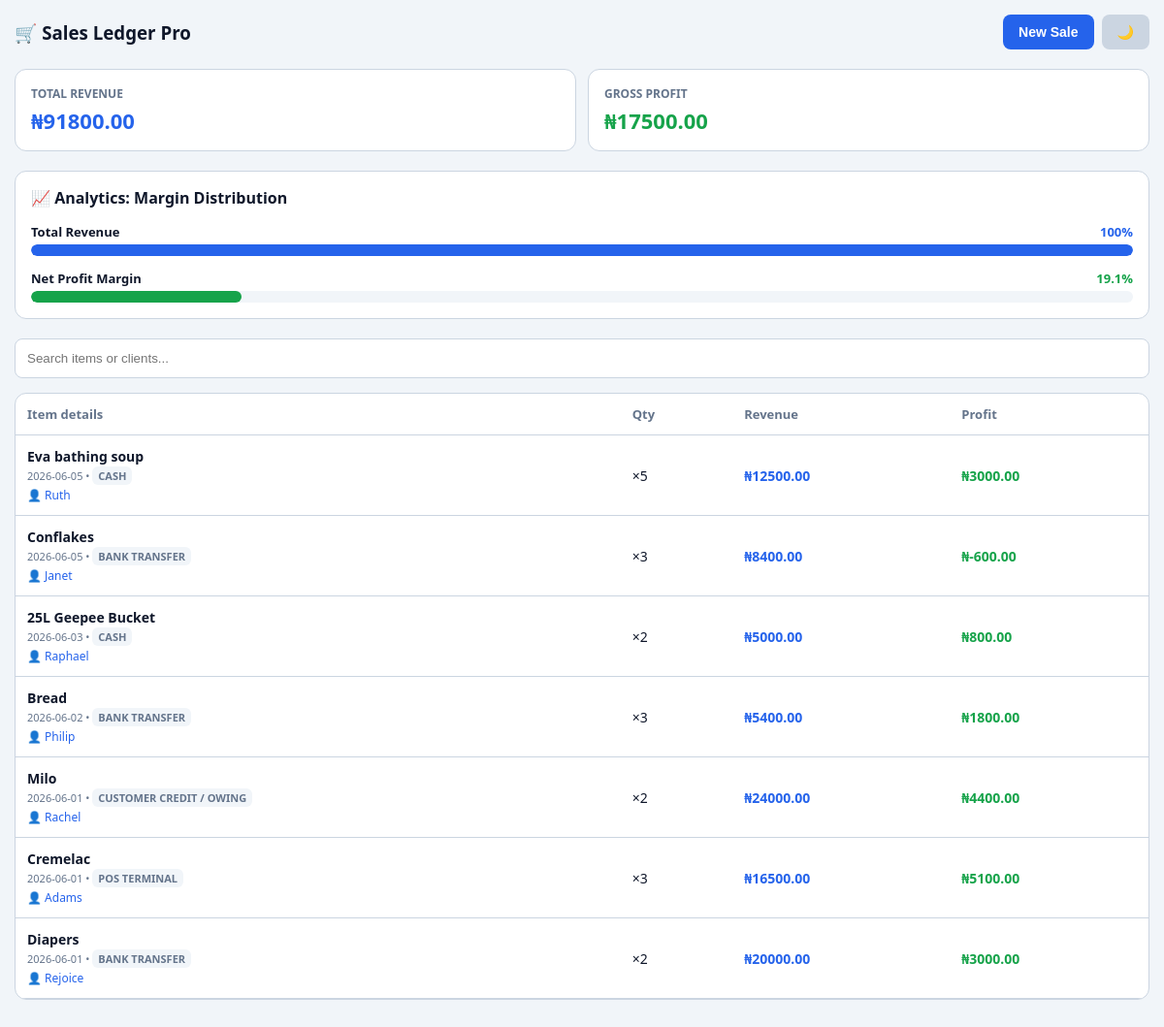
The page / on the database its author committed.
### records/models.py (models this page shows, shortened)
class SalesRecord(models.Model):
    PAYMENT_METHODS = [
        ('CASH', 'Cash'),
        ('TRANSFER', 'Bank Transfer'),
        ('POS', 'POS Terminal'),
        ('CREDIT', 'Customer Credit / Owing'),
    ]
    date = models.DateField(default=timezone.now)
    item_name = models.CharField(max_length=255)
    quantity = models.PositiveIntegerField(default=1)
    cost_price_per_item = models.DecimalField(max_digits=12, decimal_places=2)
    selling_price_per_item = models.DecimalField(max_digits=12, decimal_places=2)
    payment_method = models.CharField(max_length=10, choices=PAYMENT_METHODS, default='TRANSFER')
    customer_name = models.CharField(max_length=150, blank=True, null=True)
    @property
    def total_revenue(self):
        return self.selling_price_per_item * self.quantity
    @property
    def total_cost(self):
        return self.cost_price_per_item * self.quantity
    @property
    def net_profit(self):
        return self.total_revenue - self.total_cost

### records/views.py (the view)
# urls.py: path('', dashboard, name='dashboard'),
def dashboard(request):
    if request.method == 'POST':
        form = SalesRecordForm(request.POST)
        if form.is_valid():
            form.save()
            return redirect('dashboard')
    else:
        form = SalesRecordForm()
    sales = SalesRecord.objects.all().order_by('-date', '-id')
    total_revenue = 0.0
    total_profit = 0.0
    chart_labels = []
    chart_revenue = []
    chart_profit = []
    for sale in reversed(list(sales[:5])):
        chart_labels.append(sale.item_name)
        chart_revenue.append(float(sale.total_revenue))
        chart_profit.append(float(sale.net_profit))
    for sale in sales:
        total_revenue += float(sale.total_revenue)
        total_profit += float(sale.net_profit)
    context = {
        'form': form,
        'sales': sales,
        'total_revenue': total_revenue,
        'total_profit': total_profit,
        'chart_labels': json.dumps(chart_labels),
        'chart_revenue': json.dumps(chart_revenue),
        'chart_profit': json.dumps(chart_profit),
    }
    return render(request, 'dashboard.html', context)

### records/forms.py
class SalesRecordForm(forms.ModelForm):
    class Meta:
        model = SalesRecord
        fields = ['date', 'item_name', 'quantity', 'cost_price_per_item', 'selling_price_per_item', 'payment_method', 'customer_name']
        widgets = {
            'date': forms.DateInput(attrs={'type': 'date'}),
        }

### templates/dashboard.html (shortened to what this page needs)
<!DOCTYPE html>
<html lang="en">
<head>
</head>
<body>
    <div class="header">
        <h3 style="margin:0;">🛒 Sales Ledger Pro</h3>
        <div style="display:flex; gap:8px;">
            <button class="btn btn-primary" id="toggleForm">New Sale</button>
            <button class="btn btn-theme" id="toggleTheme">🌙</button>
        </div>
    </div>
    <div class="metrics">
        <div class="card" style="margin-bottom:0;">
            <div style="color: var(--muted); font-size: 12px; font-weight:600; text-transform:uppercase;">Total Revenue</div>
            <div class="val text-primary" id="finalRevenue">₦{{ total_revenue|floatformat:2 }}</div>
        </div>
        <div class="card" style="margin-bottom:0;">
            <div style="color: var(--muted); font-size: 12px; font-weight:600; text-transform:uppercase;">Gross Profit</div>
            <div class="val text-success" id="finalProfit">₦{{ total_profit|floatformat:2 }}</div>
        </div>
    </div>
    <div class="card">
        <h4 style="margin-top:0; margin-bottom:5px;">📈 Analytics: Margin Distribution</h4>
        <div class="chart-container">
            <div class="chart-row">
                <div class="chart-label"><span>Total Revenue</span><span class="text-primary">100%</span></div>
                <div class="bar-track"><div class="bar-fill bar-revenue" style="width: 100%;"></div></div>
            </div>
            <div class="chart-row">
                <div class="chart-label"><span>Net Profit Margin</span><span class="text-success" id="marginLabel">0%</span></div>
                <div class="bar-track"><div class="bar-fill bar-profit" id="profitBar" style="width: 0%;"></div></div>
            </div>
        </div>
    </div>
    <input type="text" id="search" class="search-bar" placeholder="Search items or clients...">
    <div class="card" style="padding: 0; overflow-x: auto;">
        <table>
            <thead>
                <tr>
                    <th>Item details</th>
                    <th>Qty</th>
                    <th>Revenue</th>
                    <th>Profit</th>
                </tr>
            </thead>
            <tbody id="salesTable">
                {% for s in sales %}
                <tr class="sale-row" data-search="{{ s.item_name|lower }} {{ s.customer_name|lower }}">
                    <td>
                        <strong>{{ s.item_name }}</strong><br>
                        <span style="color:var(--muted); font-size:11px;">{{ s.date|date:"Y-m-d" }} • <span class="badge">{{ s.get_payment_method_display }}</span></span>
                        {% if s.customer_name %}<br><span style="color:var(--primary); font-size:12px;">👤 {{ s.customer_name }}</span>{% endif %}
                    </td>
                    <td>×{{ s.quantity }}</td>
                    <td class="text-primary" style="font-weight:600;">₦{{ s.total_revenue|floatformat:2 }}</td>
                    <td class="text-success" style="font-weight:600;">₦{{ s.net_profit|floatformat:2 }}</td>
                </tr>
                {% empty %}
                <tr>
                    <td colspan="4" style="text-align:center; color:var(--muted); padding:30px;">No sales logged.</td>
                </tr>
                {% endfor %}
            </tbody>
        </table>
    </div>
</body>
</html>

### templates/dashboard.html (style rules this page uses)
:root { --bg: #f1f5f9; --surface: #ffffff; --text: #0f172a; --muted: #64748b; --border: #cbd5e1; --primary: #2563eb; --success: #16a34a; }
body { font-family: system-ui, sans-serif; background: var(--bg); margin: 0; padding: 15px; color: var(--text); transition: background 0.3s; }
.header { display: flex; justify-content: space-between; align-items: center; margin-bottom: 20px; }
.btn { border: none; padding: 10px 16px; border-radius: 8px; cursor: pointer; font-weight: 600; font-size: 14px; }
.btn-theme { background: var(--border); color: var(--text); }
.btn-primary { background: var(--primary); color: white; }
.metrics { display: grid; grid-template-columns: 1fr 1fr; gap: 12px; margin-bottom: 20px; }
.card { background: var(--surface); padding: 16px; border-radius: 12px; border: 1px solid var(--border); margin-bottom: 20px; }
.val { font-size: 22px; font-weight: 700; margin-top: 4px; }
.text-success { color: var(--success); }
.text-primary { color: var(--primary); }
.chart-container { display: flex; flex-direction: column; gap: 14px; margin-top: 15px; }
.chart-row { display: flex; flex-direction: column; gap: 4px; }
.chart-label { font-size: 13px; font-weight: 600; color: var(--text); display: flex; justify-content: space-between; }
.bar-track { width: 100%; height: 12px; background: var(--bg); border-radius: 6px; overflow: hidden; position: relative; }
.bar-fill { height: 100%; border-radius: 6px; transition: width 0.6s ease-in-out; }
.bar-revenue { background: var(--primary); }
.bar-profit { background: var(--success); }
.search-bar { width: 100%; padding: 12px; border: 1px solid var(--border); border-radius: 8px; background: var(--surface); color: var(--text); margin-bottom: 15px; box-sizing: border-box; }
table { width: 100%; border-collapse: collapse; }
th { text-align: left; padding: 12px; color: var(--muted); font-size: 13px; border-bottom: 1px solid var(--border); }
td { padding: 12px; border-bottom: 1px solid var(--border); font-size: 14px; }
.badge { display: inline-block; padding: 2px 6px; border-radius: 6px; font-size: 11px; font-weight: 600; text-transform: uppercase; background: var(--bg); }

### rows shown on the page
SalesRecord: item_name "Eva bathing soup", date "2026-06-05", payment_method "CASH", customer_name "Ruth", quantity "5", total_revenue "12500.00", net_profit "3000.00"
SalesRecord: item_name "Conflakes", date "2026-06-05", payment_method "BANK TRANSFER", customer_name "Janet", quantity "3", total_revenue "8400.00", net_profit "-600.00"
SalesRecord: item_name "25L Geepee Bucket", date "2026-06-03", payment_method "CASH", customer_name "Raphael", quantity "2", total_revenue "5000.00", net_profit "800.00"
SalesRecord: item_name "Bread", date "2026-06-02", payment_method "BANK TRANSFER", customer_name "Philip", quantity "3", total_revenue "5400.00", net_profit "1800.00"
SalesRecord: item_name "Milo", date "2026-06-01", payment_method "CUSTOMER CREDIT / OWING", customer_name "Rachel", quantity "2", total_revenue "24000.00", net_profit "4400.00"
SalesRecord: item_name "Cremelac", date "2026-06-01", payment_method "POS TERMINAL", customer_name "Adams", quantity "3", total_revenue "16500.00", net_profit "5100.00"
SalesRecord: item_name "Diapers", date "2026-06-01", payment_method "BANK TRANSFER", customer_name "Rejoice", quantity "2", total_revenue "20000.00", net_profit "3000.00"

### other values the page prints
{{ total_revenue|floatformat:2 }} "91800.00"
{{ total_profit|floatformat:2 }} "17500.00"
